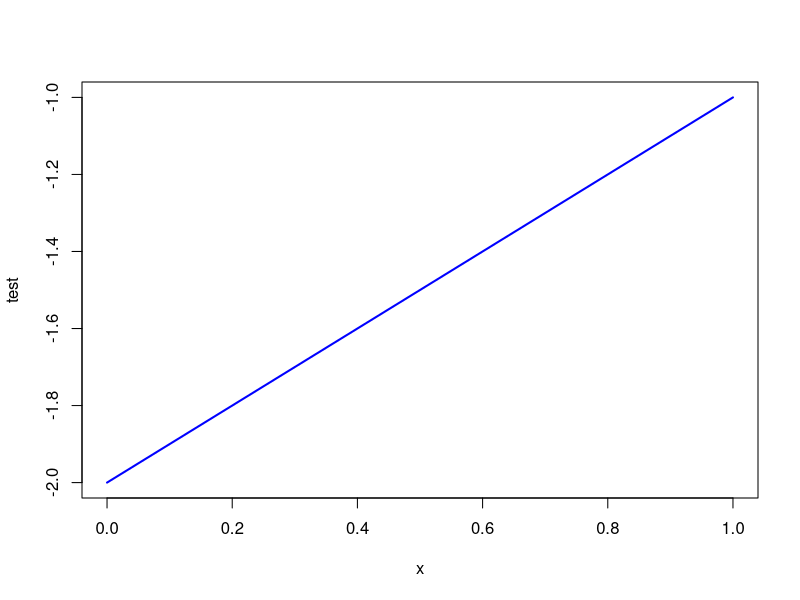
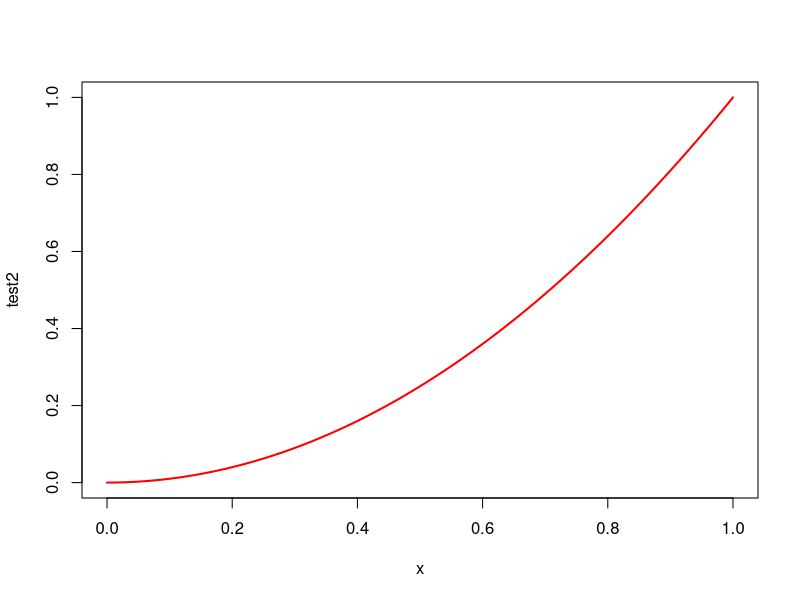

These figures' R source, in order:
#test function

test <- function(x){
  x-2
}

test2 <- function(x){
  x^2
  }

library(ggplot2)

plot(test, col = "blue", lwd = 2)
plot(test2, col = "red", lwd = 2)

